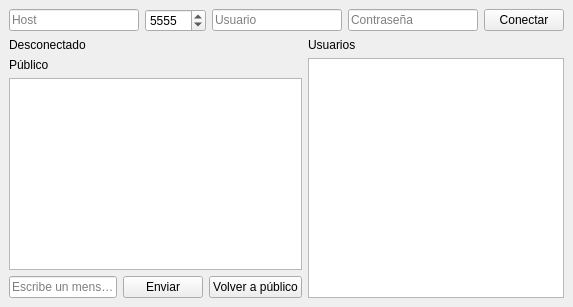
<ui version="4.0">
<class>MainWindow</class>
<widget class="QMainWindow" name="MainWindow">
<property name="windowTitle">
<string>PSP Chat Client</string>
</property>
<widget class="QWidget" name="centralwidget">
<layout class="QVBoxLayout" name="verticalLayoutRoot">
<item>
<layout class="QHBoxLayout" name="layoutConnection">
<item>
<widget class="QLineEdit" name="leHost">
<property name="placeholderText">
<string>Host</string>
</property>
</widget>
</item>
<item>
<widget class="QSpinBox" name="sbPort">
<property name="minimum">
<number>1</number>
</property>
<property name="maximum">
<number>65535</number>
</property>
<property name="value">
<number>5555</number>
</property>
</widget>
</item>
<item>
<widget class="QLineEdit" name="leUser">
<property name="placeholderText">
<string>Usuario</string>
</property>
</widget>
</item>
<item>
<widget class="QLineEdit" name="lePass">
<property name="echoMode">
<enum>QLineEdit::Password</enum>
</property>
<property name="placeholderText">
<string>Contraseña</string>
</property>
</widget>
</item>
<item>
<widget class="QPushButton" name="btnConnect">
<property name="text">
<string>Conectar</string>
</property>
</widget>
</item>
</layout>
</item>
<item>
<layout class="QHBoxLayout" name="layoutMain">
<item>
<layout class="QVBoxLayout" name="layoutChat">
<item>
<widget class="QLabel" name="lblStatus">
<property name="text">
<string>Desconectado</string>
</property>
</widget>
</item>
<item>
<widget class="QLabel" name="lblMode">
<property name="text">
<string>Público</string>
</property>
</widget>
</item>
<item>
<widget class="QPlainTextEdit" name="teChat">
<property name="readOnly">
<bool>true</bool>
</property>
</widget>
</item>
<item>
<layout class="QHBoxLayout" name="layoutInput">
<item>
<widget class="QLineEdit" name="leMessage">
<property name="placeholderText">
<string>Escribe un mensaje…</string>
</property>
</widget>
</item>
<item>
<widget class="QPushButton" name="btnSend">
<property name="text">
<string>Enviar</string>
</property>
</widget>
</item>
<item>
<widget class="QPushButton" name="btnPublic">
<property name="text">
<string>Volver a público</string>
</property>
</widget>
</item>
</layout>
</item>
</layout>
</item>
<item>
<layout class="QVBoxLayout" name="layoutUsers">
<item>
<widget class="QLabel" name="lblUsersTitle">
<property name="text">
<string>Usuarios</string>
</property>
</widget>
</item>
<item>
<widget class="QListWidget" name="lwUsers"/>
</item>
</layout>
</item>
</layout>
</item>
</layout>
</widget>
</widget>
<resources/>
<connections/>
</ui>
